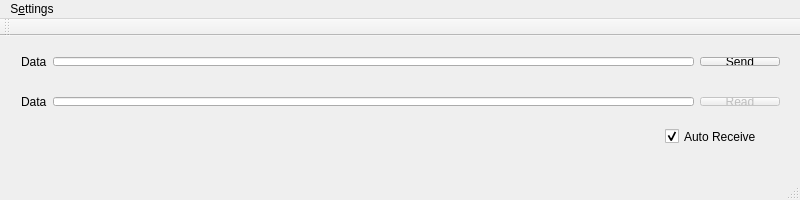
<?xml version="1.0" encoding="UTF-8"?>
<ui version="4.0">
 <class>QSerialDeviceDemo</class>
 <widget class="QMainWindow" name="QSerialDeviceDemo">
  <property name="geometry">
   <rect>
    <x>0</x>
    <y>0</y>
    <width>800</width>
    <height>200</height>
   </rect>
  </property>
  <property name="windowTitle">
   <string>QSerialDeviceDemo</string>
  </property>
  <widget class="QWidget" name="centralWidget">
   <widget class="QWidget" name="horizontalLayoutWidget">
    <property name="geometry">
     <rect>
      <x>10</x>
      <y>10</y>
      <width>781</width>
      <height>31</height>
     </rect>
    </property>
    <layout class="QHBoxLayout" name="sendLayout">
     <item>
      <widget class="QLabel" name="sendLabel">
       <property name="text">
        <string>Data</string>
       </property>
      </widget>
     </item>
     <item>
      <widget class="QLineEdit" name="sendEdit">
       <property name="sizePolicy">
        <sizepolicy hsizetype="Expanding" vsizetype="Fixed">
         <horstretch>2</horstretch>
         <verstretch>0</verstretch>
        </sizepolicy>
       </property>
      </widget>
     </item>
     <item>
      <widget class="QPushButton" name="sendButton">
       <property name="sizePolicy">
        <sizepolicy hsizetype="Minimum" vsizetype="Fixed">
         <horstretch>0</horstretch>
         <verstretch>0</verstretch>
        </sizepolicy>
       </property>
       <property name="text">
        <string>Send</string>
       </property>
      </widget>
     </item>
    </layout>
   </widget>
   <widget class="QWidget" name="horizontalLayoutWidget_2">
    <property name="geometry">
     <rect>
      <x>10</x>
      <y>50</y>
      <width>781</width>
      <height>31</height>
     </rect>
    </property>
    <layout class="QHBoxLayout" name="readLayout">
     <item>
      <widget class="QLabel" name="readLabel">
       <property name="text">
        <string>Data</string>
       </property>
      </widget>
     </item>
     <item>
      <widget class="QLineEdit" name="readEdit">
       <property name="sizePolicy">
        <sizepolicy hsizetype="Expanding" vsizetype="Fixed">
         <horstretch>2</horstretch>
         <verstretch>0</verstretch>
        </sizepolicy>
       </property>
      </widget>
     </item>
     <item>
      <widget class="QPushButton" name="readButton">
       <property name="enabled">
        <bool>false</bool>
       </property>
       <property name="sizePolicy">
        <sizepolicy hsizetype="Minimum" vsizetype="Fixed">
         <horstretch>0</horstretch>
         <verstretch>0</verstretch>
        </sizepolicy>
       </property>
       <property name="text">
        <string>Read</string>
       </property>
      </widget>
     </item>
    </layout>
   </widget>
   <widget class="QCheckBox" name="autoReceiveBox">
    <property name="geometry">
     <rect>
      <x>665</x>
      <y>90</y>
      <width>121</width>
      <height>21</height>
     </rect>
    </property>
    <property name="text">
     <string>Auto Receive</string>
    </property>
    <property name="checked">
     <bool>true</bool>
    </property>
   </widget>
  </widget>
  <widget class="QMenuBar" name="menuBar">
   <property name="geometry">
    <rect>
     <x>0</x>
     <y>0</y>
     <width>800</width>
     <height>22</height>
    </rect>
   </property>
   <widget class="QMenu" name="menuS_ettings">
    <property name="title">
     <string>S&amp;ettings</string>
    </property>
    <addaction name="actionPortSettings"/>
   </widget>
   <addaction name="menuS_ettings"/>
  </widget>
  <widget class="QToolBar" name="mainToolBar">
   <attribute name="toolBarArea">
    <enum>TopToolBarArea</enum>
   </attribute>
   <attribute name="toolBarBreak">
    <bool>false</bool>
   </attribute>
  </widget>
  <widget class="QStatusBar" name="statusBar"/>
  <action name="actionPortSettings">
   <property name="text">
    <string>&amp;Port Settings</string>
   </property>
   <property name="shortcut">
    <string>Ctrl+P, Alt+P</string>
   </property>
  </action>
 </widget>
 <layoutdefault spacing="6" margin="11"/>
 <resources/>
 <connections/>
</ui>
